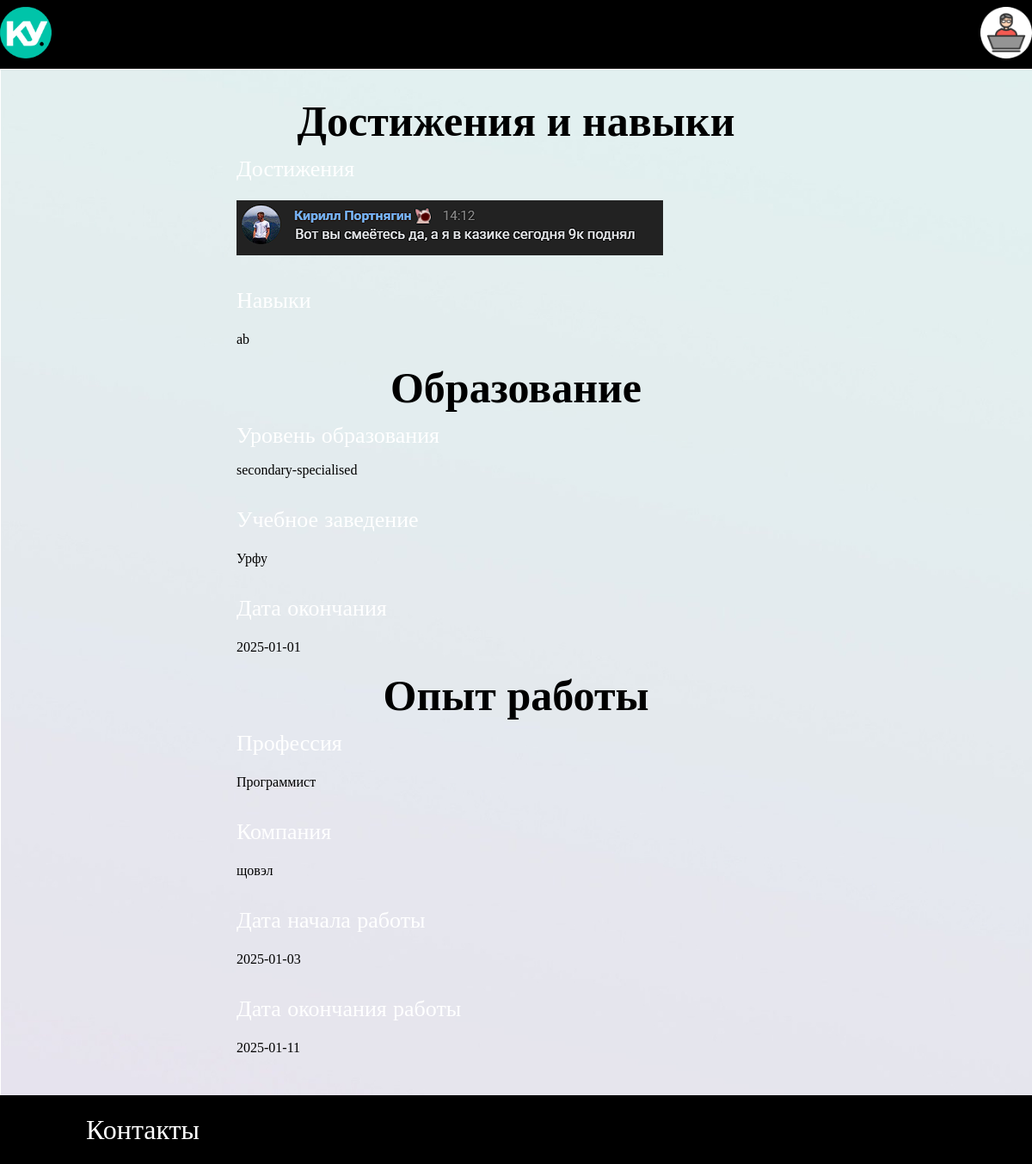
Screenshot of /res_info/ (signed in) with the database file from the repository.
### DB_client/models.py (models this page shows)
class Achievements(models.Model):
    resume = models.ForeignKey(Resume, on_delete=models.CASCADE)
    ach_image = models.ImageField(upload_to='photos/', default=None)

class Skill(models.Model):
    resume = models.ForeignKey(Resume, on_delete=models.CASCADE)
    skill_name = models.CharField(max_length=100)

class Education(models.Model):
    level = models.CharField(
        max_length=25,
        choices=[
            ('secondary', 'Среднее'),
            ('secondary-specialised', 'Среднее специальное'),
            ('uncompleted-higher', 'Неоконченное высшее'),
            ('higher', 'Высшее'),
            ('bachelor', 'Бакалвар'),
            ('master', 'Магистр'),
            ('Ph', 'Кандидат наук'),
            ('PhD', 'Доктор наук'),
        ],
        default='Среднее'
    )
    resume = models.ForeignKey(Resume, on_delete=models.CASCADE)
    place = models.CharField(max_length=100)
    year = models.CharField(max_length=10,
        verbose_name='Год',
        validators=[
            MinValueValidator(1940),
            MaxValueValidator(datetime.date.today().year)
        ]
    )

class WorkExperience(models.Model):
    resume = models.ForeignKey(Resume, on_delete=models.CASCADE)
    job_title = models.CharField(max_length=100)
    company = models.CharField(max_length=100)
    start_date = models.CharField(max_length=10)
    end_date = models.CharField(max_length=10)

### DB_client/views.py (the view)
# urls.py: path("res_info/", ResInfo.as_view(), name="res_info"),
class ResInfo(ListView):
    template_name = 'res_info.html'
    model = User
    def get_context_data(self, **kwargs):
        user_res = Resume.objects.filter(profile=self.request.user).last()  #пока что возвращается последнее созданное резюме
        print(Achievements.objects.filter(resume=user_res))
        context = super().get_context_data(**kwargs)
        context['achievements'] = Achievements.objects.filter(resume=user_res)[0]
        context['skill'] = Skill.objects.filter(resume=user_res)[0]
        context['education'] = Education.objects.filter(resume=user_res)[0]
        context['work_experience'] = WorkExperience.objects.filter(resume=user_res)[0]
        return context

### DB_client/templates/res_info.html (shortened to what this page needs)
<!DOCTYPE html>
<html lang="en">
<head>
    <link rel="stylesheet" href="../static/css/make_resume.css">
</head>
<body>
    <header class="create-resume-header">
        <nav class="create-resume-nav">
            <a class="logo" href="{% url 'start_page' %}">
                <img src="../static/img/logo_start.png" width="60" height="60" alt="Логотип КодовоеУбежище">
            </a>
            <a class="personal-cabinet-logo" href="{% url 'res_info' %}">
                <img src="../static/img/personal_cabinet_logo.png" width="60" height="60" alt="Логотип персонального кабинета">
            </a>
        </nav>
    </header>
    <main class="create-resume-main">
        <form method="post" enctype="multipart/form-data">
            <div class="main-field-info achievments">
                <p class="main-field-info-header achievments-header">
                    Достижения и навыки
                </p>
                <div class="main-fields achievments">
                    <div class="main-field achievments" id="achievements-form">
                            <label for="achievments" class="main-field-header">Достижения</label>
                            <p><img src="../media/{{achievements.ach_image}}"></p>
                    </div>
                    <div class="main-field abilities" id="abilities-form">
                            <label for="abilities" class="main-field-header">Навыки</label>
                            <p>{{ skill.skill_name }}</p>
                    </div>
                </div>
            </div>
            <div class="main-field-info education">
                <p class="main-field-info-header personal-info-header">
                    Образование
                </p>
                <div class="main-fields education">
                    <div class="main-field education-degree">
                        <div class="main-education-degree-field">
                            <label for="education-degree" class="main-field-header">Уровень образования</label>
                            <p>{{ education.level }}</p>
                        </div>
                    </div>
                    <div class="main-field education-place">
                            <label for="education-place" class="main-field-header">Учебное заведение</label>
                            <p>{{ education.place }}</p>
                    </div>
                    <div class="main-field education-date">
                            <label for="education-date" class="main-field-header">Дата окончания</label>
                            <p>{{ education.year }}</p>
                    </div>
                </div>
            </div>
            <div class="main-field-info work-experience" id="work-experience-form">
                <p class="main-field-info-header work-experience">
                    Опыт работы
                </p>
                <div class="main-fields work-experience">
                    <div class="main-field work-experience">
                            <label for="profession" class="main-field-header">Профессия</label>
                            <p>{{ work_experience.job_title }}</p>
                    </div>
                    <div class="main-field work-company">
                            <label for="company" class="main-field-header">Компания</label>
                            <p>{{ work_experience.company }}</p>
                    </div>
                    <div class="main-field work-startdate">
                            <label for="startdate" class="main-field-header">Дата начала работы</label>
                            <p>{{ work_experience.start_date }}</p>
                    </div>
                    <div class="main-field work-enddate">
                            <label for="enddate" class="main-field-header">Дата окончания работы</label>
                            <p>{{ work_experience.end_date }}</p>
                    </div>
                </div>
            </div>
        </form>
    </main>
    <footer class="create-resume-footer">
        <nav class="make-resume-footer-nav">
            <p class="make-resume-footer-nav-elem">
                <a href="#">Контакты</a>
            </p>
        </nav>
    </footer>
</body>
</html>

### DB_client/static/css/make_resume.css (style rules this page uses)
body { margin: 0; padding: 0; }
.create-resume-header { margin: 0; padding: 0; background-color: black; }
.create-resume-nav { display: flex; height: 80px; justify-content: space-between; align-items: center; }
.create-resume-main { margin: 0; padding: 30px 0; background-image: url("../../static/img/create_resume_bg.png"); background-size: auto; background-repeat: no-repeat; display: flex; flex-direction: column; align-items: center; gap: 35px; }
.main-field-info { display: flex; flex-direction: column; gap: 10px; }
.main-field-info-header { margin: 0; padding: 0; font-family: Inter; font-size: 50px; font-weight: 600; text-align: center; }
.main-fields { display: flex; flex-direction: column; gap: 16px; }
.main-field { display: flex; flex-direction: column; width: 650px; gap: 5px; }
.main-field-header { margin: 0; padding: 0; font-family: Inter; font-size: 26px; font-weight: 400; line-height: 32px; color: white; }
form { display: flex; flex-direction: column; }
.main-education-degree-field { display: flex; flex-direction: column; }
.create-resume-footer { background-color: black; height: 80px; display: flex; justify-content: flex-start; align-items: center; }
.make-resume-footer-nav { display: flex; }
.make-resume-footer-nav-elem { margin: 0; font-family: Inter; font-size: 32px; font-weight: 400; line-height: 40px; padding-left: 100px; }
.make-resume-footer-nav-elem a { text-decoration: none; color: white; }

### rows the page displays
Achievements: ach_image (picture)
Skill: skill_name "ab"
Education: level "secondary-specialised", place "Урфу", year "2025-01-01"
WorkExperience: job_title "Программист", company "щовэл", start_date "2025-01-03", end_date "2025-01-11"
